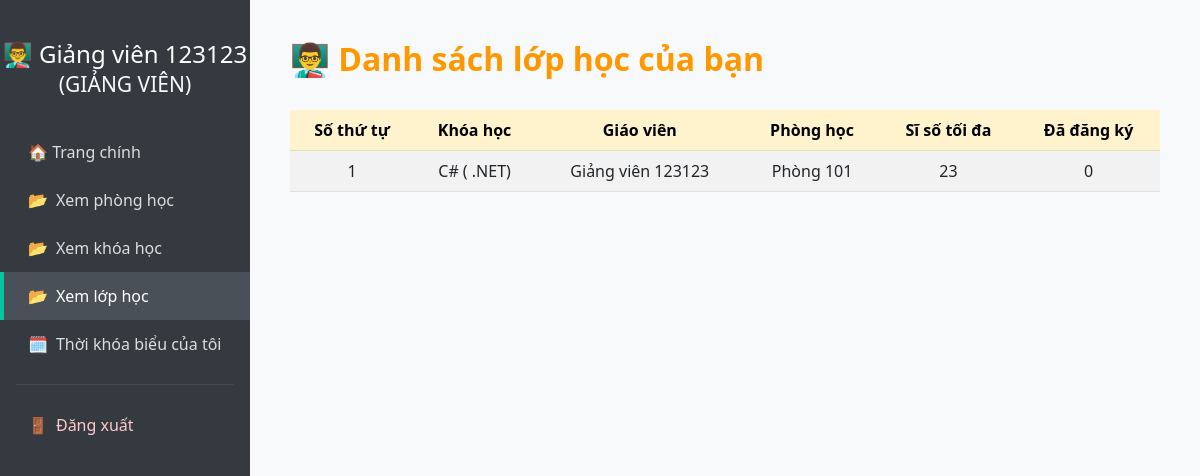
Before: /view-classes (signed in) with the older database file.
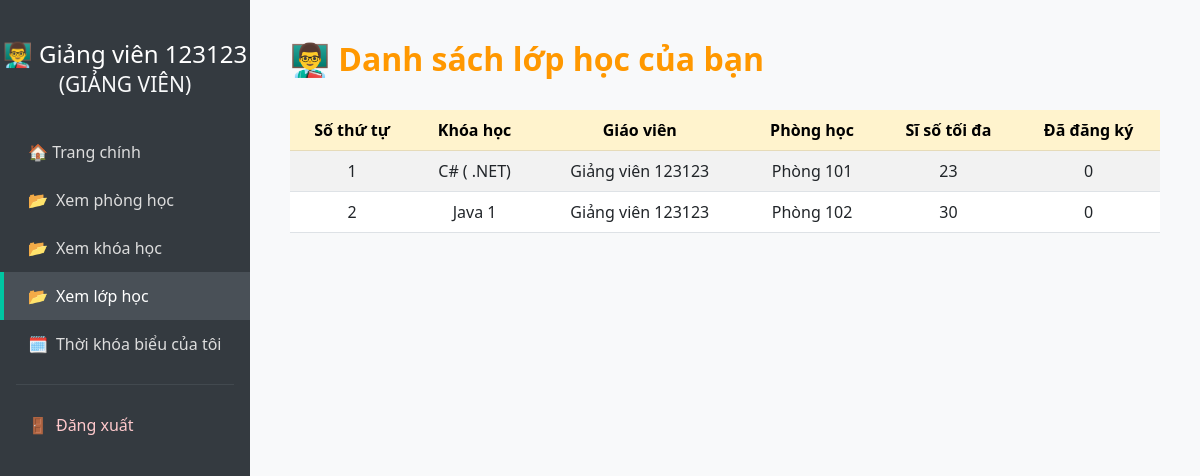
After: the same page with the newer database file.
### tables this page shows
CREATE TABLE users (
            id INTEGER PRIMARY KEY AUTOINCREMENT,
            full_name TEXT NOT NULL,
            email TEXT NOT NULL UNIQUE,
            password TEXT NOT NULL,
            role TEXT NOT NULL CHECK (role IN ('student', 'teacher', 'admin')),
            dob DATE,                
            phone TEXT,             
            gender TEXT CHECK (gender IN ('male', 'female', 'other')), 
            cccd TEXT              
        );

CREATE TABLE classes (
            id INTEGER PRIMARY KEY AUTOINCREMENT,
            course_id INTEGER NOT NULL,
            teacher_id INTEGER NOT NULL,
            room_id INTEGER NOT NULL,
            capacity INTEGER NOT NULL CHECK (capacity > 0),
            registered INTEGER DEFAULT 0,
            FOREIGN KEY (course_id) REFERENCES courses(id),
            FOREIGN KEY (teacher_id) REFERENCES users(id),
            FOREIGN KEY (room_id) REFERENCES rooms(id)
        );

CREATE TABLE courses (
            id INTEGER PRIMARY KEY AUTOINCREMENT,
            name TEXT NOT NULL UNIQUE,
            description TEXT
        );

CREATE TABLE rooms (
            id INTEGER PRIMARY KEY AUTOINCREMENT,
            name TEXT NOT NULL UNIQUE,
            status TEXT NOT NULL CHECK (status IN ('available', 'occupied', 'maintenance'))
        );

### app.py (the view)
@app.route('/view-classes')
@login_required
def view_classes():
    conn = sqlite3.connect('database.db')
    cursor = conn.cursor()
    if( current_user.role == 'admin'):
        query = """
            SELECT classes.id, courses.name, users.full_name, rooms.name, classes.capacity, classes.registered
            FROM classes
            JOIN courses ON classes.course_id = courses.id
            JOIN users ON classes.teacher_id = users.id
            JOIN rooms ON classes.room_id = rooms.id
        """
        classes = cursor.execute(query).fetchall()
    elif (current_user.role == 'teacher'):
        query = """
            SELECT classes.id, courses.name, users.full_name, rooms.name, classes.capacity, classes.registered
            FROM classes
            JOIN courses ON classes.course_id = courses.id
            JOIN users ON classes.teacher_id = users.id
            JOIN rooms ON classes.room_id = rooms.id
            where classes.teacher_id = ?
        """
        classes = cursor.execute(query, (current_user.id,)).fetchall()
    else:
        conn.close()
        return "Không có quyền truy cập", 403
    conn.close()
    return render_template('view_classes.html', classes=classes, user = current_user)

### app.py (called while the page is built)
@login_manager.user_loader
def load_user(user_id):
    conn = sqlite3.connect('database.db')
    cursor = conn.cursor()
    cursor.execute("SELECT id, full_name, email, role FROM users WHERE id = ?", (user_id,))
    row = cursor.fetchone()
    conn.close()
    if row:
        return User(*row)
    return None

### templates/view_classes.html (shortened to what this page needs)
<!DOCTYPE html>
<html lang="vi">
<head>
  <link href="https://cdn.jsdelivr.net/npm/bootstrap@5.3.0/dist/css/bootstrap.min.css" rel="stylesheet">
</head>
<body>
<div class="sidebar">
  {%if user.role == 'admin' %}
    <h4>🎓 {{ user.full_name }}<br><small class="text-light">(ADMIN)</small></h4>
  {% elif user.role == 'teacher' %}
    <h4>👨‍🏫 {{ user.full_name }}<br><small class="text-light">(GIẢNG VIÊN)</small></h4>
  {% else %}
    <h4>👩‍🎓 {{ user.full_name }}<br><small class="text-light">(Sinh viên)</small></h4>
  {% endif %}
  <a href="/dashboard">🏠 Trang chính</a>
  <a href="{{ url_for('view_rooms') }}"><span class="icon">📂</span>Xem phòng học</a>
  <a href="{{ url_for('view_courses') }}"><span class="icon">📂</span>Xem khóa học</a>
  <a href="{{ url_for('view_classes') }}" class="active" ><span class="icon">📂</span>Xem lớp học</a>
  {%if user.role == 'teacher' %}
  <a href="{{ url_for('teacher_schedule') }}"><span class="icon">🗓️</span>Thời khóa biểu của tôi</a>
  {% endif %}
  <hr class="text-secondary mx-3">
  <a href="{{ url_for('logout') }}" class="logout-link"><span class="icon">🚪</span>Đăng xuất</a>
</div>
<div class="main-content">
  {% if user.role == 'teacher' %}
    <h2>👨‍🏫 Danh sách lớp học của bạn</h2>
  {% endif %}
  <div class="table-responsive">
    <table class="table table-striped table-hover align-middle">
      <thead class="table-warning text-center">
        <tr>
          <th scope="col">Số thứ tự</th>
          <th scope="col">Khóa học</th>
          <th scope="col">Giáo viên</th>
          <th scope="col">Phòng học</th>
          <th scope="col">Sĩ số tối đa</th>
          <th scope="col">Đã đăng ký</th>
        </tr>
      </thead>
      <tbody class="text-center">
        {% for c in classes %}
        <tr>
          <td>{{ c[0] }}</td>
          <td>{{ c[1] }}</td>
          <td>{{ c[2] }}</td>
          <td>{{ c[3] }}</td>
          <td>{{ c[4] }}</td>
          <td>{{ c[5] }}</td>
        </tr>
        {% endfor %}
      </tbody>
    </table>
  </div>
</div>
</body>
</html>

### templates/view_classes.html (style rules this page uses)
body { margin: 0; font-family: 'Segoe UI', sans-serif; background: #f8f9fa; }
.sidebar { width: 250px; min-height: 100vh; background: #343a40; padding-top: 40px; position: fixed; left: 0; top: 0; }
.sidebar a { display: block; padding: 12px 24px; color: #ddd; text-decoration: none; border-left: 4px solid transparent; transition: all 0.2s ease-in-out; }
.sidebar h4 { color: #fff; text-align: center; margin-bottom: 30px; }
.sidebar a:hover, .sidebar a.active { background: #495057; border-left: 4px solid #00c6a2; color: #fff; }
.sidebar .icon { margin-right: 8px; }
.logout-link { color: #ffc9cc !important; }
.main-content { margin-left: 250px; padding: 40px; }
h2 { font-weight: bold; margin-bottom: 32px; color: #ff9800; }
.table th { font-weight: 600; }

Changed rows visible on the page:
added classes: id "2", name "Java 1", full_name "Giảng viên 123123", name "Phòng 102", capacity "30", registered "0"
